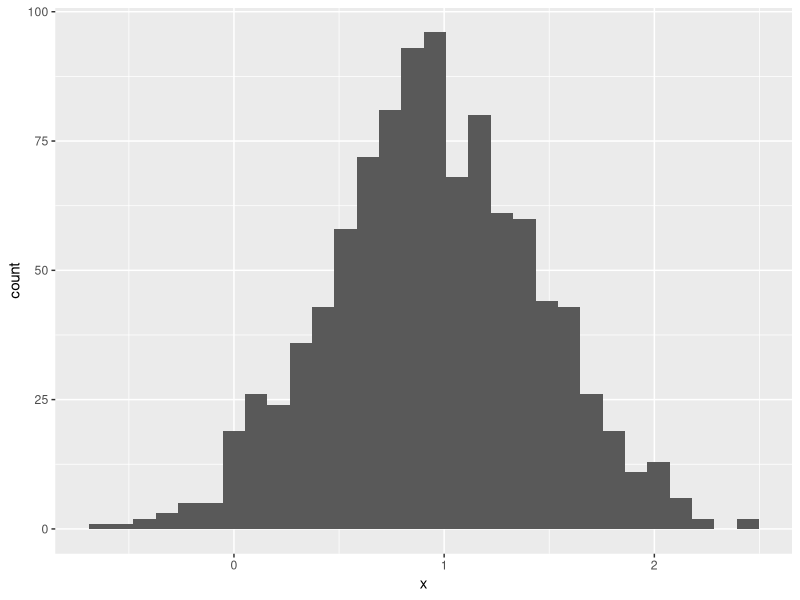
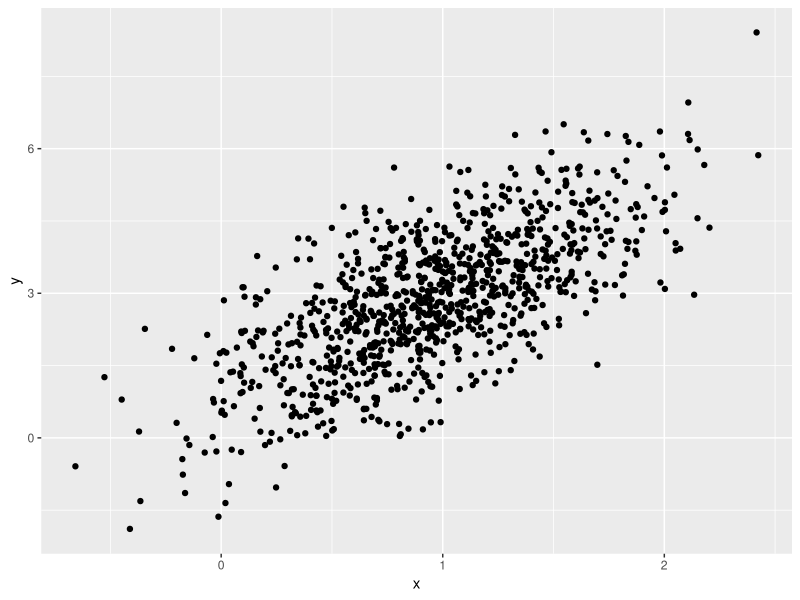
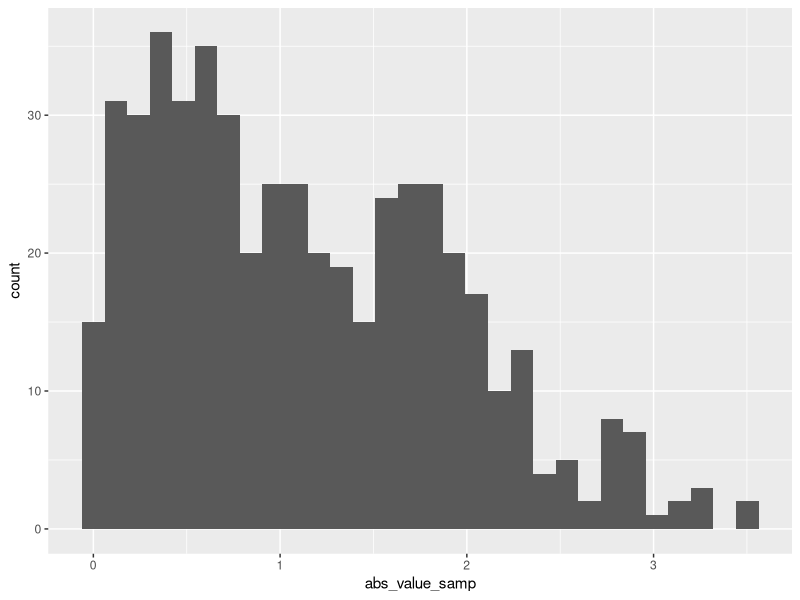

The R source for these figures, in order:
## ---- chunk 1
library(tidyverse)
## ---- chunk 2
samp = rnorm(100)
length(samp)
## ---- chunk 3
example.df = 
  tibble(
    vec_numeric = 1:4,
    vec_char = c("my", "name", "is", "jeff"),
    vec_factor = factor(c("male", "male", "female", "female"))
  )
## ---- chunk 4
new_df =
  tibble(
    x = rnorm(100),
    y = 1 + 2 * x + rnorm(100)
  )
## ---- chunk 5
plot_df = 
  tibble(
    x = rnorm(1000, mean = 1, sd = 0.5),
    y = 1 + 2 * x + rnorm(1000)
  )

plot_df

ggplot(plot_df, aes(x=x)) + geom_histogram()
ggplot(plot_df, aes(x=x, y=y)) + geom_point()
## ---- chunk 6
la_df = 
  tibble(
    numeric_samp = rnorm(500, mean = 1),
    greater_0 = numeric_samp > 0,
    abs_value_samp = abs(numeric_samp)
  )

ggplot(la_df, aes(x= abs_value_samp)) + geom_histogram()
